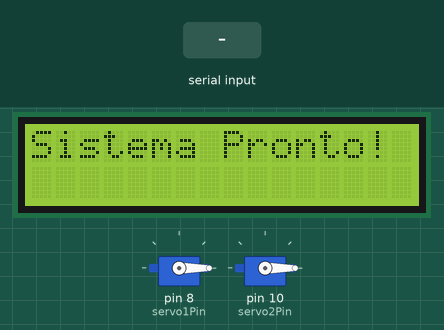
Recording of a sketch running on a simulated Arduino Uno, built with avr-gcc and run on an emulated ATmega328P. On the bench: 16×2 character LCD, 2 × servo. The inputs (shaded band) are chosen by the test bench.

Above: at 2.2 s.
2.3 s: "MOVE\n" received over Serial
At 2.46 s:
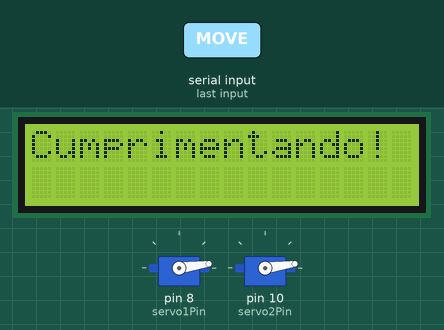
At 4.0 s:
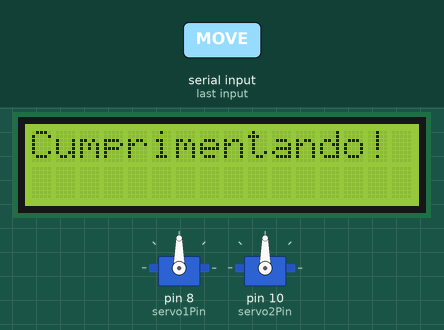
4.7 s: "LCD:\n" received over Serial
At 6.3 s:
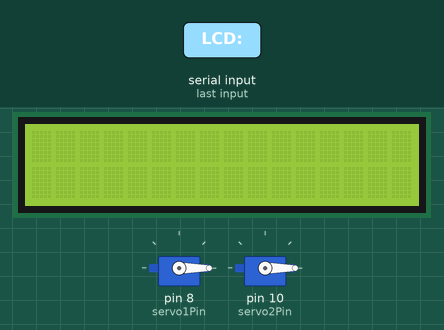
Timing chart, 0 to 7.8 s (numbered marks = the images above; inputs shaded):
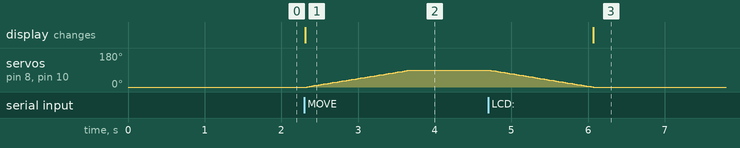

The sketch:

Robo_arduino.ino
```cpp
#include <Servo.h>
#include <LiquidCrystal.h>

// Configuração do LCD (ajuste os pinos conforme sua montagem)
LiquidCrystal lcd(12, 11, 5, 4, 3, 2);

// Servos
Servo servo1;
Servo servo2;

// Pinos dos servos
int servo1Pin = 8;
int servo2Pin = 10;

// Estado atual dos servos
int servo1Pos = 0;
int servo2Pos = 0;

void setup() {
  Serial.begin(9600);

  // Inicializa LCD
  lcd.begin(16, 2);
  lcd.print("Sistema Pronto!");

  // Anexa servos aos pinos
  servo1.attach(servo1Pin);
  servo2.attach(servo2Pin);

  // Posição inicial
  servo1.write(0);
  servo2.write(0);
  delay(1000);
}

void loop() {
  if (Serial.available() > 0) {
    String command = Serial.readStringUntil('\n');
    command.trim();

    // Comando para movimento dos servos
    if (command.startsWith("MOVE")) {
      executarCumprimento();
    }
    // Comando para exibir texto no LCD
    else if (command.startsWith("LCD:")) {
      String texto = command.substring(4);
      exibirNoLCD(texto);
    }
    // Comando para limpar LCD
    else if (command == "CLEAR") {
      lcd.clear();
    }
  }
}

void executarCumprimento() {
  lcd.clear();
  lcd.print("Cumprimentando!");

  // Movimento suave de 0 a 90 graus
  for (int pos = 0; pos <= 90; pos += 1) {
    servo1.write(pos);
    servo2.write(pos);
    delay(15);
  }

  delay(1000);

  // Retorna à posição inicial
  for (int pos = 90; pos >= 0; pos -= 1) {
    servo1.write(pos);
    servo2.write(pos);
    delay(15);
  }

  lcd.clear();
  lcd.print("Movimento OK!");
}

void exibirNoLCD(String texto) {
  lcd.clear();

  if (texto.length() <= 16) {
    // Texto cabe em uma linha
    lcd.print(texto);
  } else {
    // Divide em duas linhas
    String linha1 = texto.substring(0, 16);
    String linha2 = texto.substring(16, 32);

    lcd.print(linha1);
    lcd.setCursor(0, 1);
    lcd.print(linha2);
  }
}
```

Measured:
- after the input at 2.3 s, servo on pin 8 (servo1Pin), servo on pin 10 (servo2Pin): moves from 0° to 90° over 1.3 s, starting at once; the display: changes at once (image 1)
- after the input at 4.7 s, the display: changes after 1.4 s (image 3)
